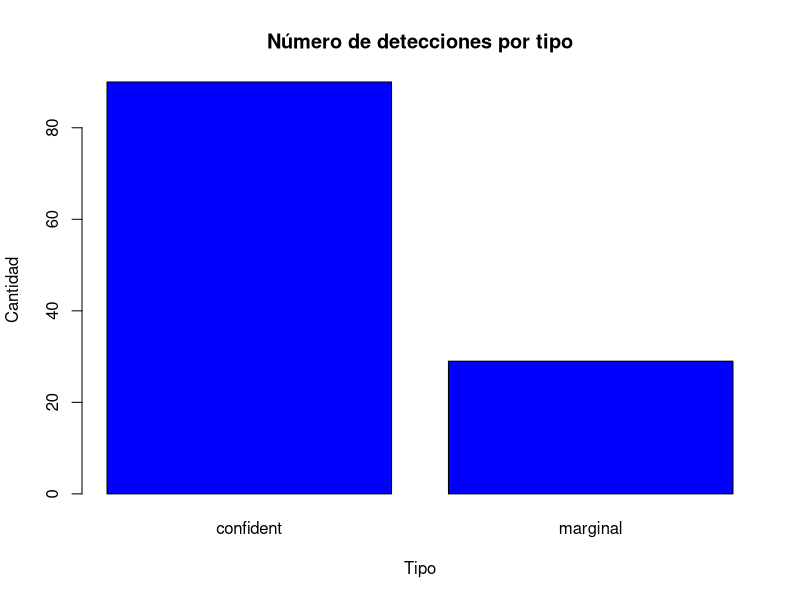
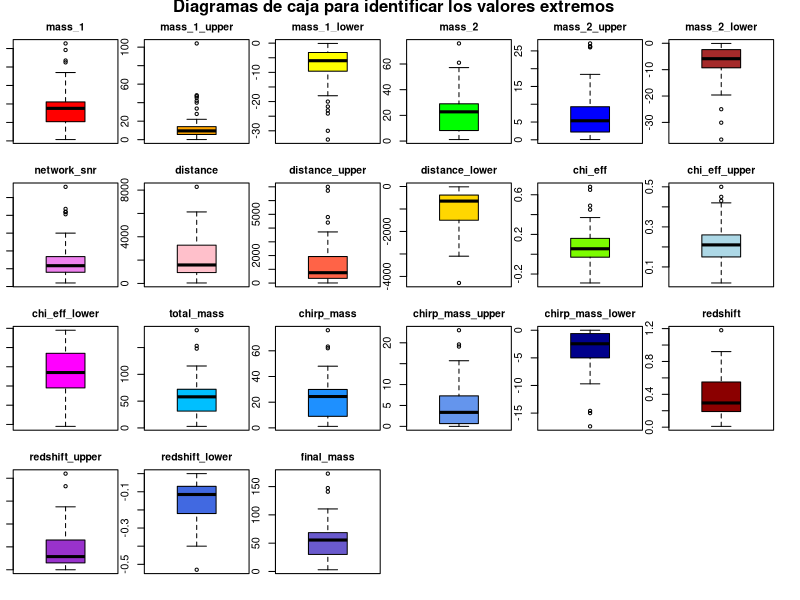
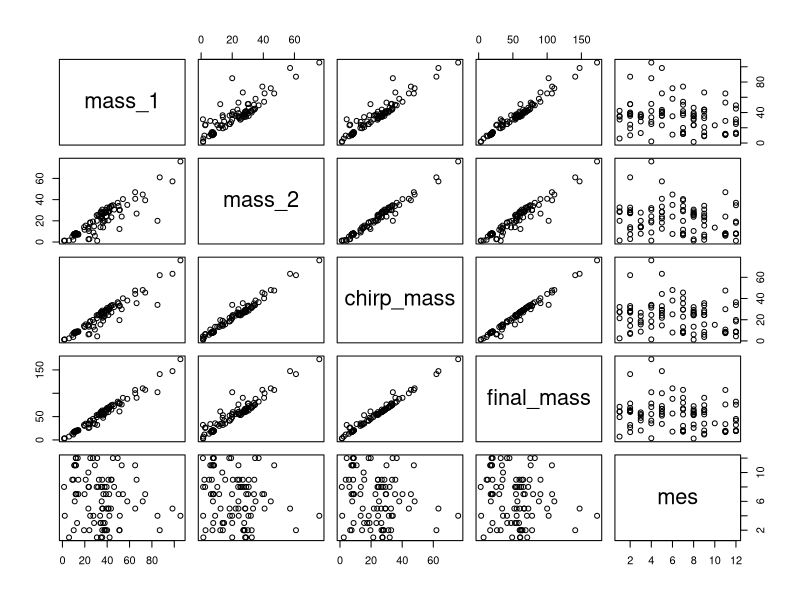

R code for these plots, in order:
## ---- chunk 1
knitr::opts_chunk$set(echo = TRUE)
## ---- chunk 2
# https://cran.r-project.org/web/packages/ggplot2/index.html
if (!require('ggplot2')) install.packages('ggplot2'); library('ggplot2')
# https://cran.r-project.org/web/packages/dplyr/index.html
if (!require('dplyr')) install.packages('dplyr'); library('dplyr')
## ---- chunk 3
dataset <- read.csv('../dataset/detecciones_ondas_gravitacionales.csv',                             stringsAsFactors = FALSE)
filas=dim(dataset)[1]
## ---- chunk 4
str(dataset)
## ---- chunk 5
 dataset$false_alarm_rate <- as.numeric(dataset$false_alarm_rate)
 dataset$p_astro <- as.numeric(dataset$p_astro)
 dataset$final_mass <- as.numeric(dataset$final_mass)

## ---- chunk 6
library(lubridate)
dataset$fecha <- as.POSIXct(dataset$gps, origin="1980-01-06", tz="UTC")
dataset$mes <- month(dataset$fecha)
## ---- chunk 7
library(stringr)
dataset$tipo <- ifelse(str_detect(dataset$release, "confident"), "confident", "marginal")
## ---- chunk 8
plot(factor(dataset$tipo),main="Número de detecciones por tipo",xlab="Tipo"
     , ylab="Cantidad",col = "blue")
## ---- chunk 9
# Eliminamos las filas de las ondas gravitacionales no confirmadas
dt_confident <- dataset[dataset$tipo!='marginal',]
## ---- chunk 10
summary(dt_confident)
## ---- chunk 11
# Lo hacemos así porque hemos tenido problemas con la librería missForest
colSums(is.na(dt_confident))
## ---- chunk 12
# Tomamos los registros con valores NA
vacios <- which(is.na(dt_confident$final_mass)) 

# Generamos nuestro modelo de regresión lineal
modelo_fm <- lm(final_mass ~ mass_1+mass_2+chirp_mass, data=dt_confident)

# Evaluamos el modelo
summary(modelo_fm)

## ---- chunk 13
# Rellenamos los datos
dt_confident$final_mass[vacios] <- predict(modelo_fm, 
                                           newdata=dt_confident[vacios,c(34,5,8,23)] )

# Redondeamos a dos decimales
dt_confident$final_mass[vacios] <- round(dt_confident$final_mass[vacios],2)
## ---- chunk 14
# Tomamos los registros con valores NA
vacios <- which(is.na(dt_confident$total_mass)) 

# Generamos nuestro modelo de regresión lineal
modelo_tm <- lm(total_mass ~ chirp_mass+chi_eff+final_mass, data=dt_confident)

# Evaluamos el modelo
summary(modelo_tm)
## ---- chunk 15
# Rellenamos los datos
dt_confident$total_mass[vacios] <- predict(modelo_tm, 
                                           newdata=dt_confident[vacios,c(20,23,17,34)] )

# Redondeamos a dos decimales
dt_confident$total_mass[vacios] <- round(dt_confident$total_mass[vacios],2)
## ---- chunk 16
# Eliminar columnas del dataframe
columnas_borrar <- c("version","release","gps","detector_frame_chirp_mass",
                     "detector_frame_chirp_mass_upper",
                     "detector_frame_chirp_mass_lower", "tipo",
                     "network_snr_upper","network_snr_lower",
                     "final_mass_upper","final_mass_lower","total_mass_upper",
                     "total_mass_lower","false_alarm_rate","p_astro")

ondas_g <- dt_confident[ , !(names(dt_confident) %in% columnas_borrar)]

head(ondas_g,5)
## ---- chunk 17
ondas_g_num <- ondas_g %>% select(-name, -fecha)

# Creamos un panel de 4x6 (para tener suficiente espacio)
par(mfrow = c(4,6), mar = c(1,1,2,1), oma = c(1,0,1,1), cex.main=0.95)

# Creamos una lista de colores para cada boxplot
colors <- c("red", "orange", "yellow", "green", "blue", "brown", 
            "violet", "pink", "tomato", "gold", "lawngreen", "lightblue", 
            "magenta", "deepskyblue", "dodgerblue", "cornflowerblue", 
            "darkblue", "darkred", "darkorchid", "royalblue", "slateblue")

# Iteramos y creamos un boxplot por cada grupo de variables
valores <- list()
for (i in 1:21) {
  valores <- append(valores,
    boxplot(ondas_g_num[i], main = colnames(ondas_g_num[i]), 
            xlab = "A", col = colors[i])
    )
}

# Ponemos un título a la figura entera
mtext("Diagramas de caja para identificar los valores extremos", 
      side = 3, line = -0.1, outer = TRUE, font = 2)

# Obtenemos los valores "outliers" para cada variable, las que tengan
for (i in 1:21) {
  if (!is.null(valores[i]$out)) {
    print(sprintf("Valores extremos para '%s':", colnames(ondas_g_num[i])))
    print(valores[i]$out)
  }
}
## ---- chunk 18
shapiro.test(ondas_g$mass_1)
## ---- chunk 19
shapiro.test(ondas_g$mass_2)
## ---- chunk 20
shapiro.test(ondas_g$chirp_mass)
## ---- chunk 21
shapiro.test(ondas_g$final_mass)
## ---- chunk 22
shapiro.test(ondas_g$mes)
## ---- chunk 23
fligner.test(mass_1 ~ final_mass, data = ondas_g)
## ---- chunk 24
fligner.test(mass_2 ~ final_mass, data = ondas_g)
## ---- chunk 25
fligner.test(chirp_mass ~ final_mass, data = ondas_g)
## ---- chunk 26
fligner.test(mes ~ final_mass, data = ondas_g)
## ---- chunk 27
wilcox.test(final_mass ~ mes, data = ondas_g, subset = mes %in% c(1, 12))
## ---- chunk 28
fligner.test(final_mass ~ mass_1, data = ondas_g)
## ---- chunk 29
fligner.test(final_mass ~ mass_2, data = ondas_g)
## ---- chunk 30
fligner.test(final_mass ~ chirp_mass, data = ondas_g)
## ---- chunk 31
ondas_g_reducido <- ondas_g %>% select(mass_1, mass_2, chirp_mass, final_mass, mes)
plot(ondas_g_reducido)
## ---- chunk 32
modelo_lm = lm(final_mass~mass_1+mass_2+chirp_mass,data=ondas_g)
summary(modelo_lm)
